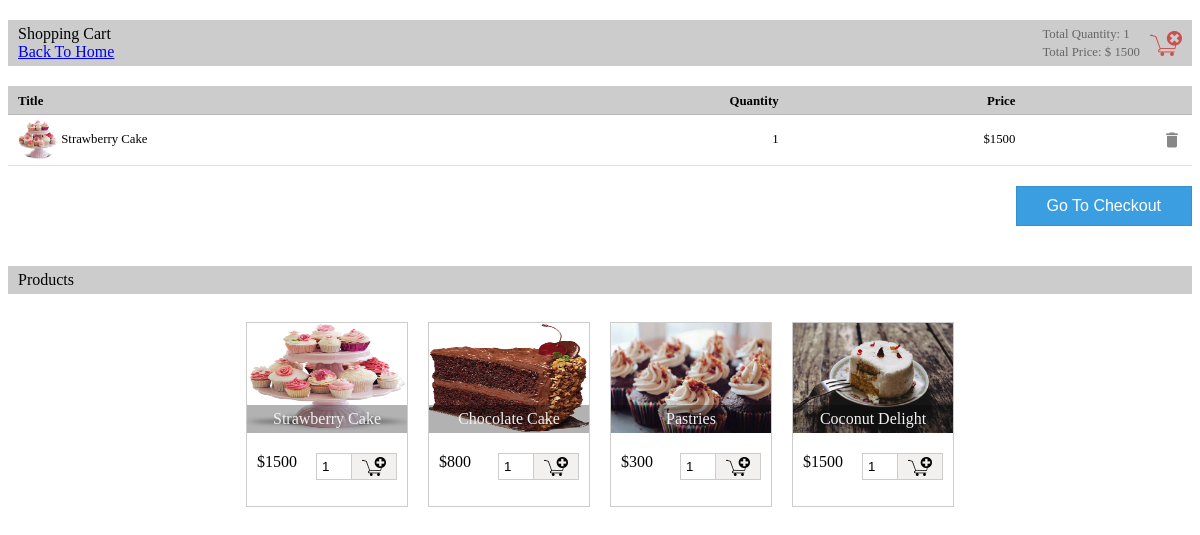
The page /oldcart/cart/index.php on the database its author committed.
### tables this page shows
CREATE TABLE IF NOT EXISTS `tbl_cart` (
  `id` int(11) NOT NULL AUTO_INCREMENT,
  `product_id` int(11) NOT NULL,
  `quantity` int(11) NOT NULL,
  `member_id` int(11) NOT NULL,
  PRIMARY KEY (`id`)
);

CREATE TABLE IF NOT EXISTS `tbl_product` (
  `id` int(8) NOT NULL AUTO_INCREMENT,
  `name` varchar(255) NOT NULL,
  `code` varchar(255) NOT NULL,
  `image` text NOT NULL,
  `price` double(10,2) NOT NULL,
  PRIMARY KEY (`id`),
  UNIQUE KEY `product_code` (`code`)
);

### oldcart/cart/ShoppingCart.php (called while the page is built, shortened)
<?php
require_once "DBController.php";
class ShoppingCart extends DBController
{
    function getAllProduct()
    {
        $query = "SELECT * FROM tbl_product";
        $productResult = $this->getDBResult($query);
        return $productResult;
    }
    function getMemberCartItem($member_id)
    {
        $query = "SELECT tbl_product.*, tbl_cart.id as cart_id,tbl_cart.quantity FROM tbl_product, tbl_cart WHERE
            tbl_product.id = tbl_cart.product_id AND tbl_cart.member_id = ?";
        $params = array(
            array(
                "param_type" => "i",
                "param_value" => $member_id
            )
        );
        $cartResult = $this->getDBResult($query, $params);
        return $cartResult;
    }
}

### oldcart/cart/DBController.php (called while the page is built, shortened)
<?php
class DBController
{
    private $host = "localhost";
    private $user = "root";
    private $password = "";
    private $database = "shopping_cart";
    private static $conn;
    function __construct()
    {
        $this->conn = mysqli_connect($this->host, $this->user, $this->password, $this->database);
    }
    function getDBResult($query, $params = array())
    {
        $sql_statement = $this->conn->prepare($query);
        if (! empty($params)) {
            $this->bindParams($sql_statement, $params);
        }
        $sql_statement->execute();
        $result = $sql_statement->get_result();
        if ($result->num_rows > 0) {
            while ($row = $result->fetch_assoc()) {
                $resultset[] = $row;
            }
        }
        if (! empty($resultset)) {
            return $resultset;
        }
    }
    function bindParams($sql_statement, $params)
    {
        $param_type = "";
        foreach ($params as $query_param) {
            $param_type .= $query_param["param_type"];
        }
        $bind_params[] = & $param_type;
        foreach ($params as $k => $query_param) {
            $bind_params[] = & $params[$k]["param_value"];
        }
        call_user_func_array(array(
            $sql_statement,
            'bind_param'
        ), $bind_params);
    }
}

### oldcart/cart/product-list.php (the view)
<div id="product-grid">
    <div class="txt-heading">
        <div class="txt-heading-label">Products</div>
    </div>
    <?php
    $query = "SELECT * FROM tbl_product";
    $product_array = $shoppingCart->getAllProduct($query);
    if (! empty($product_array)) {
        foreach ($product_array as $key => $value) {
            ?>
        <div class="product-item">
        <form method="post"
            action="index.php?action=add&code=<?php echo $product_array[$key]["code"]; ?>">
            <div class="product-image">
                <img src="<?php echo $product_array[$key]["image"]; ?>">
                <div class="product-title">
                    <?php echo $product_array[$key]["name"]; ?>
                </div>
            </div>
            <div class="product-footer">
                <div class="float-right">
                    <input type="text" name="quantity" value="1"
                        size="2" class="input-cart-quantity" /><input type="image"
                        src="image/add-to-cart.png" class="btnAddAction" />
                </div>
                <div class="product-price float-left"><?php echo "$".$product_array[$key]["price"]; ?></div>
            </div>
        </form>
    </div>
    <?php
        }
    }
    ?>
</div>

### oldcart/cart/index.php (shortened to what this page needs)
<?php
require_once "ShoppingCart.php";
$member_id = 2;
$shoppingCart = new ShoppingCart();
?>
<HTML>
<HEAD>
</HEAD>
<BODY>
<?php
$cartItem = $shoppingCart->getMemberCartItem($member_id);
$item_quantity = 0;
$item_price = 0;
if (! empty($cartItem)) {
    if (! empty($cartItem)) {
        foreach ($cartItem as $item) {
            $item_quantity = $item_quantity + $item["quantity"];
            $item_price = $item_price + ($item["price"] * $item["quantity"]);
        }
    }
}
?>
<div>
        <div class="txt-heading">
            <div class="txt-heading-label">Shopping Cart<br><a href="../index.php">Back To Home</a></div>
            <a id="btnEmpty" href="index.php?action=empty"><img
                src="image/empty-cart.png" alt="empty-cart"
                title="Empty Cart" class="float-right" /></a>
            <div class="cart-status">
                <div>Total Quantity: <?php echo $item_quantity; ?></div>
                <div>Total Price: $ <?php echo $item_price; ?></div>
            </div>
        </div>
        <?php
        if (! empty($cartItem)) {
            ?>
<?php
            require_once ("cart-list.php");
            ?>
            <div class="align-right">
            <a href="process-checkout.php"><button class="btn-action" name="check_out">Go To Checkout</button></a>
            </div>
<?php
        }
        ?>
</div>
<?php
require_once "product-list.php";
?>
</BODY>
</HTML>

### oldcart/cart/cart-list.php
<div class="shopping-cart-table">
        <div class="cart-item-container header">
            <div class="cart-info title">Title</div>
            <div class="cart-info">Quantity</div>
            <div class="cart-info price">Price</div>
        </div>
<?php
            foreach ($cartItem as $item) {
                ?>
				<div class="cart-item-container">
            <div class="cart-info title">
                <img class="cart-image"
                    src="<?php echo $item["image"]; ?>">
                    <?php echo $item["name"]; ?>
                </div>
            <div class="cart-info">
                        <?php echo $item["quantity"]; ?>
                    </div>
            <div class="cart-info price">
                        <?php echo "$".$item["price"]; ?>
                    </div>
            <div class="cart-info action">
                <a
                    href="index.php?action=remove&id=<?php echo $item["cart_id"]; ?>"
                    class="btnRemoveAction"><img
                    src="image/icon-delete.png" alt="icon-delete"
                    title="Remove Item" /></a>
            </div>
        </div>
				<?php
            }
            ?>
</div>

### oldcart/cart/index.php (style rules this page uses)
.txt-heading { margin: 20px 0px; text-align: left; background: #cccccc; padding: 5px 10px; overflow: auto; }
.txt-heading-label { display: inline-block; }
.btnAddAction { padding: 3px 10px; cursor: pointer; border: #CCC 1px solid; background: #f3f0f0; }
.cart-image { width: 40px; height: 40px; border-radius: 50%; vertical-align: middle; }
#product-grid { margin-bottom: 30px; text-align: center; padding-bottom: 20px; }
.product-item { display: inline-block; margin: 8px; border: #CCC 1px solid; }
.product-title { position: absolute; bottom: 0px; background: rgba(0, 0, 0, 0.3); width: 100%; padding: 5px 0px; color: #f1f1f1; }
.product-image { height: 110px; width:160px; position:relative; }
.product-image img { width:100%; height: 110px; }
.product-footer { padding: 20px 10px 10px; overflow: auto; }
.float-left { float:left; }
.float-right { float:right; }
.align-right { text-align: right; }
.input-cart-quantity { padding: 5px; margin: 0; vertical-align: top; border: #CCC 1px solid; border-right: 0px; width:35px; }
.cart-info { text-align: right; display:inline-block; width:15%; font-size: 0.8em; }
.cart-info.title { width:50%; text-align: left; }
.cart-info.price { min-width:20%; position:relative; }
.cart-info.action { width: 5%; float: right; padding: 10px 0px; }
.cart-item-container { padding: 5px 10px; border-bottom: #e2e2e2 1px solid; }
.cart-status { color: #666; float: right; font-size: 0.8em; padding: 0px 10px; line-height: 18px; }
#btnEmpty img { margin-top:6px; cursor:pointer; }
.cart-item-container.header { background: #CCC; border-bottom: #b9b8b8 1px solid; font-weight: bold; }
.btn-action { margin: 20px 0px 20px; padding: 10px 30px; font-size: 1em; background: #3a9ee0; border: #3590cc 1px solid; color: #FFF; cursor: pointer; }

### rows shown on the page
tbl_cart: product.image (picture), product.name "Strawberry Cake", quantity "1", product.price "1500"
tbl_product: image (picture), name "Strawberry Cake", price "1500"
tbl_product: image (picture), name "Chocolate Cake", price "800"
tbl_product: image (picture), name "Pastries", price "300"
tbl_product: image (picture), name "Coconut Delight", price "1500"

### other values the page prints
$item_quantity "1"
$item_price "1500"
